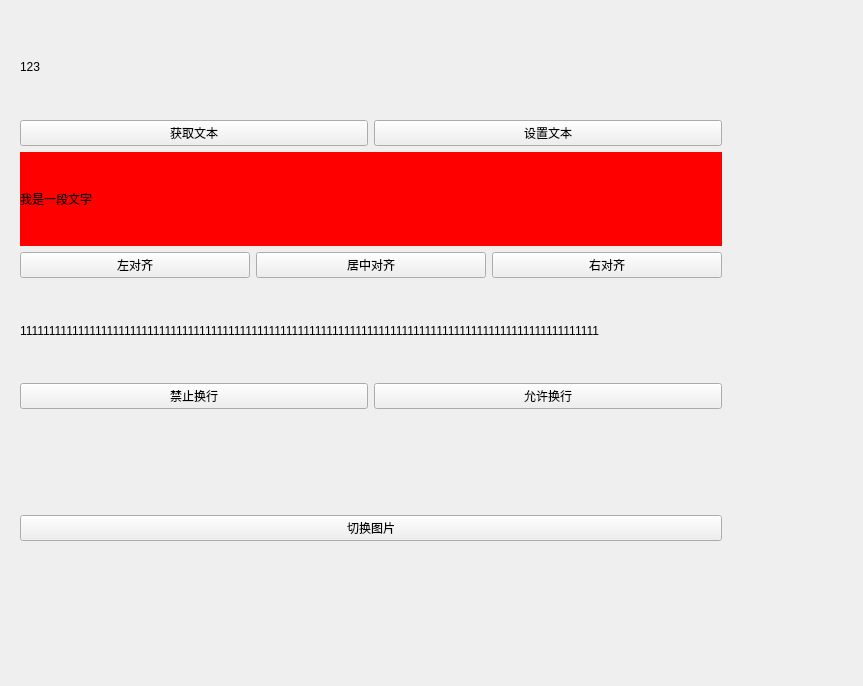
<?xml version="1.0" encoding="UTF-8"?>
<ui version="4.0">
 <class>StudyQLable</class>
 <widget class="QWidget" name="StudyQLable">
  <property name="geometry">
   <rect>
    <x>0</x>
    <y>0</y>
    <width>863</width>
    <height>686</height>
   </rect>
  </property>
  <property name="windowTitle">
   <string>Form</string>
  </property>
  <widget class="QWidget" name="">
   <property name="geometry">
    <rect>
     <x>20</x>
     <y>20</y>
     <width>702</width>
     <height>521</height>
    </rect>
   </property>
   <layout class="QVBoxLayout" name="verticalLayout">
    <item>
     <widget class="QLabel" name="label">
      <property name="text">
       <string>123</string>
      </property>
     </widget>
    </item>
    <item>
     <layout class="QHBoxLayout" name="horizontalLayout_2">
      <item>
       <widget class="QPushButton" name="pushButton">
        <property name="text">
         <string>获取文本</string>
        </property>
       </widget>
      </item>
      <item>
       <widget class="QPushButton" name="pushButton_2">
        <property name="text">
         <string>设置文本</string>
        </property>
       </widget>
      </item>
     </layout>
    </item>
    <item>
     <widget class="QLabel" name="label_2">
      <property name="styleSheet">
       <string notr="true">background-color: red</string>
      </property>
      <property name="text">
       <string>我是一段文字</string>
      </property>
     </widget>
    </item>
    <item>
     <layout class="QHBoxLayout" name="horizontalLayout">
      <item>
       <widget class="QPushButton" name="pushButton_3">
        <property name="text">
         <string>左对齐</string>
        </property>
       </widget>
      </item>
      <item>
       <widget class="QPushButton" name="pushButton_4">
        <property name="text">
         <string>居中对齐</string>
        </property>
       </widget>
      </item>
      <item>
       <widget class="QPushButton" name="pushButton_5">
        <property name="text">
         <string>右对齐</string>
        </property>
       </widget>
      </item>
     </layout>
    </item>
    <item>
     <widget class="QLabel" name="label_3">
      <property name="text">
       <string>1111111111111111111111111111111111111111111111111111111111111111111111111111111111111111111111111111</string>
      </property>
     </widget>
    </item>
    <item>
     <layout class="QHBoxLayout" name="horizontalLayout_3">
      <item>
       <widget class="QPushButton" name="pushButton_6">
        <property name="text">
         <string>禁止换行</string>
        </property>
       </widget>
      </item>
      <item>
       <widget class="QPushButton" name="pushButton_7">
        <property name="text">
         <string>允许换行</string>
        </property>
       </widget>
      </item>
     </layout>
    </item>
    <item>
     <widget class="QLabel" name="label_4">
      <property name="text">
       <string/>
      </property>
      <property name="pixmap">
       <pixmap resource="LearningQt.qrc">:/res/start.ico</pixmap>
      </property>
     </widget>
    </item>
    <item>
     <widget class="QPushButton" name="pushButton_8">
      <property name="text">
       <string>切换图片</string>
      </property>
     </widget>
    </item>
   </layout>
  </widget>
 </widget>
 <resources>
  <include location="LearningQt.qrc"/>
 </resources>
 <connections/>
</ui>
